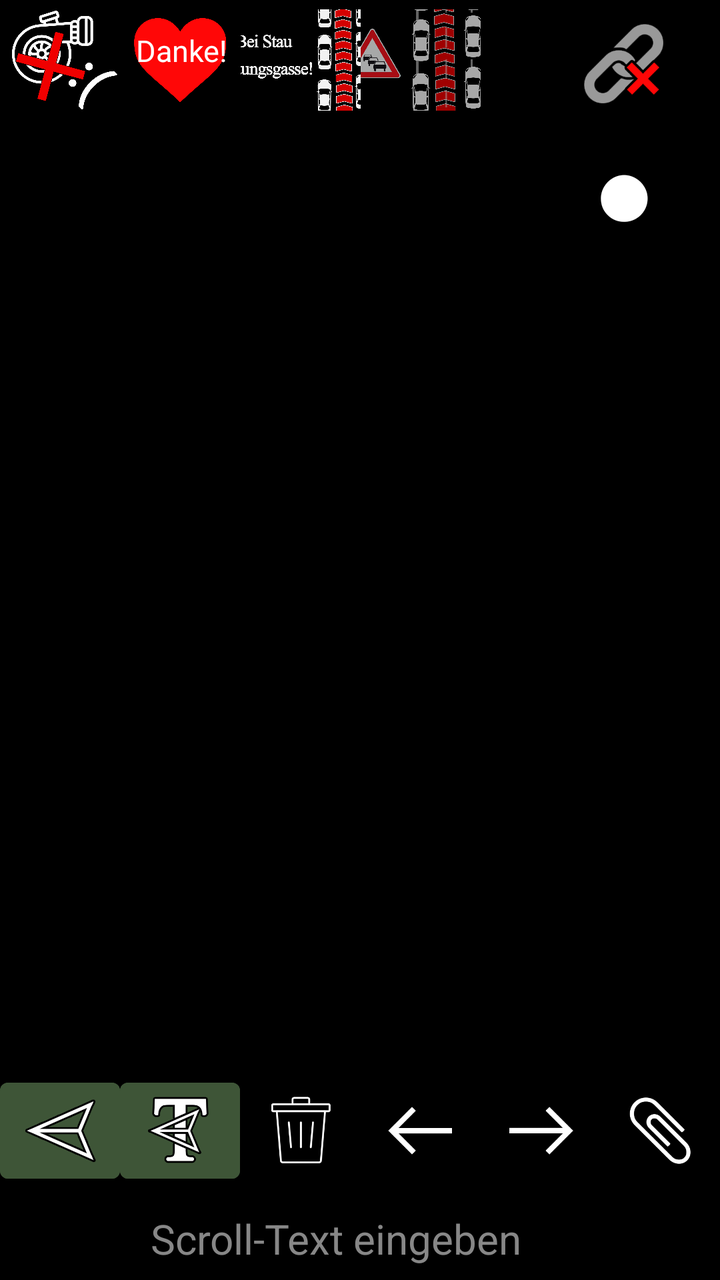
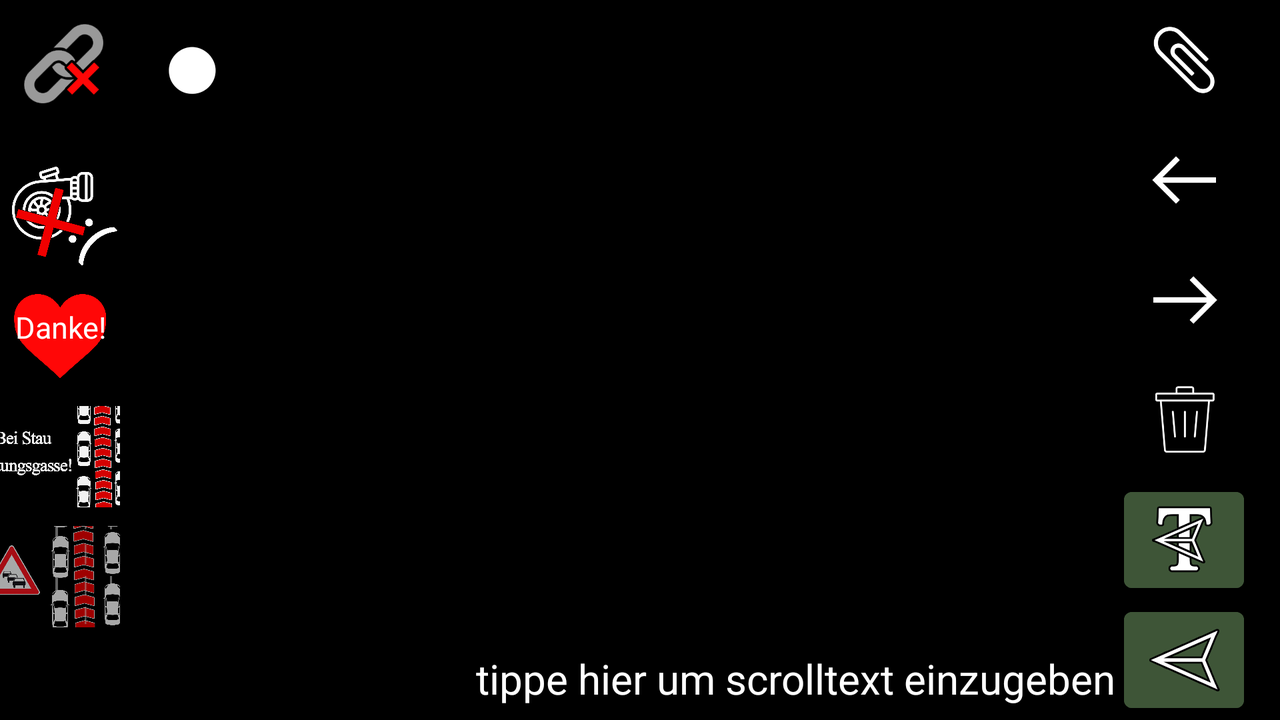

Two renders of one Android screen. The first uses the default layout on a phone; the second uses the alternative layout the repository ships for a different screen configuration, on a matching device. The two XML files are below.
<!-- AndroidManifest.xml: fallback theme Theme.MaterialComponents.DayNight.NoActionBar -->
<!-- res/layout/main.xml -->
<?xml version="1.0" encoding="utf-8"?>
<LinearLayout xmlns:android="http://schemas.android.com/apk/res/android"
    xmlns:app="http://schemas.android.com/apk/res-auto"
    xmlns:tools="http://schemas.android.com/tools"
    android:id="@+id/lin"
    android:layout_width="fill_parent"
    android:layout_height="fill_parent"
    android:background="@color/colorPrimaryDark"
    android:orientation="vertical">

    <androidx.constraintlayout.widget.ConstraintLayout
        android:layout_width="match_parent"
        android:layout_height="match_parent"
        android:layout_weight="1">

        <LinearLayout
            android:id="@+id/linearLayout2"
            android:layout_width="1920px" android:layout_height="1080px"
            android:layout_marginStart="-420px" android:layout_marginTop="420px"
            android:orientation="horizontal"
            android:rotation="90"
            app:layout_constraintStart_toStartOf="parent" app:layout_constraintTop_toTopOf="parent">

            <ImageView
                android:id="@+id/imageView"
                android:layout_width="match_parent" android:layout_height="match_parent"
                android:scaleType="centerCrop"
                android:src="@drawable/blackground"
                app:layout_constraintEnd_toEndOf="parent"
                app:layout_constraintStart_toStartOf="parent"
                app:layout_constraintTop_toTopOf="parent" />

            <TextView
                android:id="@+id/scrollText"
                android:layout_width="100000dp"
                android:layout_height="wrap_content"
                android:alpha="0"
                android:shadowColor="#000000"
                android:shadowRadius="50"
                android:text="TextView"
                android:textColor="@color/colorWhite"
                android:textSize="600px"
                app:layout_constraintStart_toStartOf="parent"
                app:layout_constraintTop_toTopOf="parent" />

        </LinearLayout>

        <LinearLayout
            android:id="@+id/linearLayout4"
            android:layout_width="fill_parent"
            android:layout_height="wrap_content"
            android:layout_marginEnd="90dp"
            android:gravity="left"
            android:orientation="horizontal"
            app:layout_constraintEnd_toEndOf="parent"
            app:layout_constraintStart_toStartOf="parent"
            app:layout_constraintTop_toTopOf="parent">

            <Button
                android:id="@+id/button_preselect0"
                style="@style/Widget.AppCompat.Button.Borderless.Colored"
                android:layout_width="60dp"
                android:layout_height="60dp"
                tools:ignore="SpeakableTextPresentCheck" />

            <Button
                android:id="@+id/button_preselect1"
                style="@style/Widget.AppCompat.Button.Borderless.Colored"
                android:layout_width="60dp"
                android:layout_height="60dp"
                tools:ignore="SpeakableTextPresentCheck" />

            <Button
                android:id="@+id/button_preselect2"
                style="@style/Widget.AppCompat.Button.Borderless.Colored"
                android:layout_width="60dp"
                android:layout_height="60dp"
                tools:ignore="SpeakableTextPresentCheck" />

            <Button
                android:id="@+id/button_preselect3"
                style="@style/Widget.AppCompat.Button.Borderless.Colored"
                android:layout_width="60dp"
                android:layout_height="60dp"
                tools:ignore="SpeakableTextPresentCheck" />

            <Button
                android:id="@+id/button_preselect4"
                style="@style/Widget.AppCompat.Button.Borderless.Colored"
                android:layout_width="60dp"
                android:layout_height="60dp"
                tools:ignore="SpeakableTextPresentCheck" />
        </LinearLayout>

        <LinearLayout
            android:id="@+id/linearLayout5"
            android:layout_width="fill_parent"
            android:layout_height="wrap_content"
            android:layout_marginEnd="90dp"
            android:gravity="left"
            android:orientation="horizontal"
            app:layout_constraintEnd_toEndOf="parent"
            app:layout_constraintStart_toStartOf="parent"
            app:layout_constraintTop_toTopOf="parent">

            <ImageView android:clickable="false"
                android:scaleX="1.5" android:scaleY="1.5"
                android:layout_width="60dp" android:layout_height="60dp"
                android:src="@drawable/turbo"/>

            <FrameLayout
                android:layout_width="60dp"
                android:layout_height="60dp">
                <ImageView android:clickable="false"
                    android:scaleX="1.5" android:scaleY="1.5"
                    android:layout_width="60dp" android:layout_height="60dp"
                    android:src="@drawable/heart"/>
            </FrameLayout>

            <TextView android:clickable="false"
                android:layout_width="60dp" android:layout_height="60dp"
                android:paddingTop="20dp" android:paddingLeft="15dp"
                android:layout_marginLeft="-60dp"
                android:scaleX="1.5"
                android:scaleY="1.5"
                android:text="Danke!"
                android:textColor="#FFFFFF"
                android:textSize="10sp" />

            <FrameLayout
                android:layout_width="60dp"
                android:layout_height="60dp">
                <ImageView android:clickable="false"
                    android:scaleX="1.5" android:scaleY="1.5"
                    android:layout_width="60dp" android:layout_height="60dp"
                    android:src="@drawable/rettungsgasse"/>
            </FrameLayout>

            <FrameLayout
                android:layout_width="60dp"
                android:layout_height="60dp">
                <ImageView android:clickable="false"
                    android:scaleX="1.5" android:scaleY="1.5"
                    android:layout_width="60dp" android:layout_height="60dp"
                    android:src="@drawable/rettungsgasse_imageonly"/>
            </FrameLayout>

            <ImageView android:clickable="false"
                android:scaleX="1.5" android:scaleY="1.5"
                android:layout_width="60dp" android:layout_height="60dp"/>
        </LinearLayout>

        <Button
            android:id="@+id/button_connect"
            style="@style/Widget.AppCompat.Button.Borderless.Colored"
            android:layout_width="64dp"
            android:layout_height="64dp"
            android:layout_centerInParent="true"
            android:layout_marginEnd="16dp"
            android:adjustViewBounds="true"
            android:scaleType="fitXY"
            android:textSize="18sp"
            app:layout_constraintEnd_toEndOf="parent"
            app:layout_constraintTop_toTopOf="parent"
            tools:ignore="SpeakableTextPresentCheck" />

        <ImageView
            android:id="@+id/image_connect"
            android:layout_width="64dp"
            android:layout_height="64dp"
            android:layout_alignParentEnd="true"
            android:layout_alignParentRight="true"
            android:layout_centerVertical="true"
            android:layout_gravity="right"
            android:layout_marginEnd="16dp"
            android:clickable="false"
            android:scaleX="0.75" android:scaleY="0.75"
            android:src="@drawable/disconnect"
            app:layout_constraintEnd_toEndOf="parent"
            app:layout_constraintTop_toTopOf="parent" />

        <Button
            android:id="@+id/button_color"
            style="@style/Widget.AppCompat.Button.Borderless.Colored"
            android:layout_width="64dp"
            android:layout_height="64dp"
            android:layout_marginEnd="16dp"
            android:gravity="center"
            android:paddingVertical="0dp"
            android:paddingBottom="-5dp"
            android:text="⬤"
            android:textColor="#ffffff"
            android:textSize="35dp"
            app:layout_constraintEnd_toEndOf="parent"
            app:layout_constraintTop_toBottomOf="@+id/button_connect"/>

        <EditText
            android:id="@+id/editText"
            android:layout_width="match_parent"
            android:layout_height="wrap_content"
            android:layout_marginLeft="24dp"
            android:layout_marginEnd="24dp"
            android:gravity="center"
            android:hint="Scroll-Text eingeben"
            android:inputType="text"
            android:textColor="@color/colorWhite"
            android:textColorHint="@color/colorAccent"
            android:textSize="10pt"
            app:layout_constraintBottom_toBottomOf="parent"
            app:layout_constraintEnd_toEndOf="parent"
            app:layout_constraintLeft_toLeftOf="parent" />

        <LinearLayout
            android:id="@+id/linearLayout3"
            android:layout_width="fill_parent"
            android:layout_height="wrap_content"
            android:layout_gravity="top"
            android:gravity="center"
            android:orientation="horizontal"
            app:layout_constraintBottom_toTopOf="@+id/editText"
            app:layout_constraintEnd_toEndOf="parent"
            app:layout_constraintStart_toStartOf="parent">

            <Button
                android:id="@+id/button_send"
                android:layout_width="60dp"
                android:layout_height="60dp"
                android:backgroundTint="@color/colorGreen"
                tools:ignore="SpeakableTextPresentCheck" />

            <Button
                android:id="@+id/button_sendText"
                android:layout_width="60dp"
                android:layout_height="60dp"
                android:backgroundTint="@color/colorGreen"
                tools:ignore="SpeakableTextPresentCheck" />

            <Button
                android:id="@+id/button_clear"
                style="@style/Widget.AppCompat.Button.Borderless.Colored"
                android:layout_width="60dp"
                android:layout_height="60dp"
                tools:ignore="SpeakableTextPresentCheck" />

            <Button
                android:id="@+id/button_undo"
                style="@style/Widget.AppCompat.Button.Borderless.Colored"
                android:layout_width="60dp"
                android:layout_height="60dp"
                android:alpha="0.3"
                tools:ignore="SpeakableTextPresentCheck" />

            <Button
                android:id="@+id/button_redo"
                style="@style/Widget.AppCompat.Button.Borderless.Colored"
                android:layout_width="60dp"
                android:layout_height="60dp"
                android:alpha="0.3"
                tools:ignore="SpeakableTextPresentCheck" />

            <Button
                android:id="@+id/button_add"
                style="@style/Widget.AppCompat.Button.Borderless.Colored"
                android:layout_width="60dp"
                android:layout_height="60dp"
                tools:ignore="SpeakableTextPresentCheck" />
        </LinearLayout>

        <LinearLayout
            android:layout_width="fill_parent"
            android:layout_height="wrap_content"
            android:layout_gravity="top"
            android:clickable="false"
            android:gravity="center"
            android:orientation="horizontal"
            app:layout_constraintBottom_toTopOf="@+id/editText"
            app:layout_constraintEnd_toEndOf="parent"
            app:layout_constraintStart_toStartOf="parent">

            <ImageView
                style="@style/Widget.AppCompat.Button.Borderless.Colored"
                android:layout_width="60dp"
                android:layout_height="60dp"
                android:clickable="false"
                android:src="@drawable/send"
                tools:ignore="SpeakableTextPresentCheck" />

            <ImageView
                style="@style/Widget.AppCompat.Button.Borderless.Colored"
                android:layout_width="60dp"
                android:layout_height="60dp"
                android:clickable="false"
                android:src="@drawable/sendtext"
                tools:ignore="SpeakableTextPresentCheck" />

            <ImageView
                style="@style/Widget.AppCompat.Button.Borderless.Colored"
                android:layout_width="60dp"
                android:layout_height="60dp"
                android:clickable="false"
                android:src="@drawable/trash"
                tools:ignore="SpeakableTextPresentCheck" />

            <ImageView
                style="@style/Widget.AppCompat.Button.Borderless.Colored"
                android:layout_width="60dp"
                android:layout_height="60dp"
                android:clickable="false"
                android:src="@drawable/undo"
                tools:ignore="SpeakableTextPresentCheck" />

            <ImageView
                style="@style/Widget.AppCompat.Button.Borderless.Colored"
                android:layout_width="60dp"
                android:layout_height="60dp"
                android:clickable="false"
                android:src="@drawable/redo"
                tools:ignore="SpeakableTextPresentCheck" />

            <ImageView
                style="@style/Widget.AppCompat.Button.Borderless.Colored"
                android:layout_width="60dp"
                android:layout_height="60dp"
                android:clickable="false"
                android:src="@drawable/add"
                tools:ignore="SpeakableTextPresentCheck" />
        </LinearLayout>

    </androidx.constraintlayout.widget.ConstraintLayout>

</LinearLayout>
<!-- resources referenced by this layout -->
<resources>
  <color name="colorAccent">#878787</color>
  <color name="colorGreen">#3E5537</color>
  <color name="colorPrimaryDark">#000000</color>
  <color name="colorWhite">#FFFFFF</color>
  <!-- drawable add: png bitmap (drawable, 24263 bytes) -->
  <!-- drawable blackground: png bitmap (drawable, 22117 bytes) -->
  <!-- drawable disconnect: png bitmap (drawable, 26162 bytes) -->
  <!-- drawable heart: png bitmap (drawable, 45390 bytes) -->
  <!-- drawable redo: png bitmap (drawable, 19488 bytes) -->
  <!-- drawable rettungsgasse: png bitmap (drawable, 179905 bytes) -->
  <!-- drawable rettungsgasse_imageonly: png bitmap (drawable, 305020 bytes) -->
  <!-- drawable send: png bitmap (drawable, 26631 bytes) -->
  <!-- drawable sendtext: png bitmap (drawable, 26207 bytes) -->
  <!-- drawable trash: png bitmap (drawable, 23521 bytes) -->
  <!-- drawable turbo: png bitmap (drawable, 167439 bytes) -->
  <!-- drawable undo: png bitmap (drawable, 19228 bytes) -->
</resources>
<!-- res/layout-land/main.xml (the repository's variant of the layout above) -->
<!-- drawn on the phone turned sideways -->
<?xml version="1.0" encoding="utf-8"?>
<androidx.constraintlayout.widget.ConstraintLayout xmlns:app="http://schemas.android.com/apk/res-auto"
    xmlns:tools="http://schemas.android.com/tools"
    xmlns:android="http://schemas.android.com/apk/res/android"
    android:id="@+id/lin"
    android:layout_width="fill_parent"
    android:layout_height="fill_parent"
    android:background="@color/colorPrimaryDark"
    android:orientation="horizontal">

    <ImageView
        android:id="@+id/imageView"
        android:layout_width="1920px"
        android:layout_height="1080px"
        android:scaleType="centerCrop"
        android:src="@drawable/blackground"
        app:layout_constraintBottom_toBottomOf="parent"
        app:layout_constraintStart_toStartOf="parent"
        app:layout_constraintTop_toTopOf="parent" />

    <Button
        android:id="@+id/button_connect"
        style="@style/Widget.AppCompat.Button.Borderless.Colored"
        android:layout_width="64dp"
        android:layout_height="64dp"
        android:layout_centerInParent="true"
        android:adjustViewBounds="true"
        android:scaleType="fitXY"
        android:textSize="18sp"
        app:layout_constraintStart_toStartOf="parent"
        app:layout_constraintTop_toTopOf="parent"
        tools:ignore="SpeakableTextPresentCheck" />

    <ImageView
        android:id="@+id/image_connect"
        android:layout_width="64dp"
        android:layout_height="64dp"
        android:layout_alignParentEnd="true"
        android:layout_alignParentRight="true"
        android:layout_centerVertical="true"
        android:layout_gravity="right"
        android:clickable="false"
        android:scaleX="0.75"
        android:scaleY="0.75"
        android:src="@drawable/disconnect"
        app:layout_constraintStart_toStartOf="parent"
        app:layout_constraintTop_toTopOf="parent" />

    <Button
        android:id="@+id/button_color"
        style="@style/Widget.AppCompat.Button.Borderless.Colored"
        android:layout_width="64dp"
        android:layout_height="64dp"
        android:gravity="center"
        android:paddingVertical="0dp"
        android:paddingBottom="-5dp"
        android:text="⬤"
        android:textColor="#ffffff"
        android:textSize="35dp"
        app:layout_constraintStart_toEndOf="@+id/button_connect"
        app:layout_constraintTop_toTopOf="parent" />

    <LinearLayout
        android:id="@+id/linearLayout4"
        android:layout_width="wrap_content"
        android:layout_height="wrap_content"
        android:layout_marginTop="32dp"
        android:gravity="left"
        android:orientation="vertical"
        app:layout_constraintBottom_toBottomOf="parent"
        app:layout_constraintStart_toStartOf="parent"
        app:layout_constraintTop_toBottomOf="@+id/button_connect">

        <Button
            android:id="@+id/button_preselect0"
            style="@style/Widget.AppCompat.Button.Borderless.Colored"
            android:layout_width="60dp"
            android:layout_height="60dp"
            tools:ignore="SpeakableTextPresentCheck" />

        <Button
            android:id="@+id/button_preselect1"
            style="@style/Widget.AppCompat.Button.Borderless.Colored"
            android:layout_width="60dp"
            android:layout_height="60dp"
            tools:ignore="SpeakableTextPresentCheck" />

        <Button
            android:id="@+id/button_preselect2"
            style="@style/Widget.AppCompat.Button.Borderless.Colored"
            android:layout_width="60dp"
            android:layout_height="60dp"
            tools:ignore="SpeakableTextPresentCheck" />

        <Button
            android:id="@+id/button_preselect3"
            style="@style/Widget.AppCompat.Button.Borderless.Colored"
            android:layout_width="60dp"
            android:layout_height="60dp"
            tools:ignore="SpeakableTextPresentCheck" />

        <Button
            android:id="@+id/button_preselect4"
            style="@style/Widget.AppCompat.Button.Borderless.Colored"
            android:layout_width="60dp"
            android:layout_height="60dp"
            tools:ignore="SpeakableTextPresentCheck" />
    </LinearLayout>

    <LinearLayout
        android:layout_width="wrap_content"
        android:layout_height="wrap_content"
        android:layout_marginTop="32dp"
        android:gravity="left"
        android:orientation="vertical"
        app:layout_constraintBottom_toBottomOf="parent"
        app:layout_constraintStart_toStartOf="parent"
        app:layout_constraintTop_toBottomOf="@+id/button_connect">

        <ImageView
            android:layout_width="60dp"
            android:layout_height="60dp"
            android:clickable="false"
            android:scaleX="1.5"
            android:scaleY="1.5"
            android:src="@drawable/turbo" />

        <ImageView
            android:layout_width="60dp"
            android:layout_height="60dp"
            android:clickable="false"
            android:maxWidth="60dp"
            android:scaleX="1.5"
            android:scaleY="1.5"
            android:src="@drawable/heart" />

        <TextView
            android:layout_width="60dp"
            android:layout_height="60dp"
            android:layout_marginTop="-60dp"
            android:clickable="false"
            android:paddingLeft="15dp"
            android:paddingTop="20dp"
            android:scaleX="1.5"
            android:scaleY="1.5"
            android:text="Danke!"
            android:textColor="#FFFFFF"
            android:textSize="10sp" />

        <ImageView android:clickable="false"
            android:layout_width="60dp" android:layout_height="60dp"
            android:scaleX="1.5" android:scaleY="1.5"
            android:src="@drawable/rettungsgasse"/>

        <ImageView android:clickable="false"
            android:scaleX="1.5" android:scaleY="1.5"
            android:layout_width="60dp" android:layout_height="60dp"
            android:src="@drawable/rettungsgasse_imageonly"/>

        <ImageView
            android:layout_width="60dp"
            android:layout_height="60dp"
            android:clickable="false"
            android:scaleX="1.5"
            android:scaleY="1.5" />
    </LinearLayout>

    <TextView
        android:id="@+id/scrollText"
        android:clickable="false"
        android:layout_width="100000dp"
        android:layout_height="wrap_content"
        android:layout_marginStart="0dp"
        android:layout_marginTop="0dp"
        android:text="TextView"
        android:textColor="@color/colorWhite"
        android:alpha="0"
        android:textSize="600px"
        android:shadowColor="#000000"
        android:shadowRadius="50"
        app:layout_constraintStart_toStartOf="parent"
        app:layout_constraintTop_toTopOf="@+id/imageView" />

    <EditText
        android:id="@+id/editText"
        android:layout_width="wrap_content"
        android:layout_height="wrap_content"
        android:layout_weight="1"
        android:hint="tippe hier um scrolltext einzugeben"
        android:inputType="text"
        android:textColor="@color/colorWhite"
        android:textColorHint="@color/colorWhite"
        android:textSize="10pt"
        app:layout_constraintBottom_toBottomOf="parent"
        app:layout_constraintEnd_toStartOf="@+id/linearLayout" />

    <LinearLayout
        android:id="@+id/linearLayout"
        android:layout_width="78dp"
        android:layout_height="wrap_content"
        android:orientation="vertical"
        android:layout_weight="1"
        app:layout_constraintBottom_toBottomOf="parent"
        app:layout_constraintEnd_toEndOf="parent"
        app:layout_constraintTop_toTopOf="parent">

        <Button
            android:id="@+id/button_add"
            style="@style/Widget.AppCompat.Button.Borderless.Colored"
            android:layout_width="60dp"
            android:layout_height="60dp"
            tools:ignore="SpeakableTextPresentCheck"/>

        <Button
            android:id="@+id/button_undo"
            style="@style/Widget.AppCompat.Button.Borderless.Colored"
            android:layout_width="60dp"
            android:layout_height="60dp"
            android:alpha="0.3"
            tools:ignore="SpeakableTextPresentCheck" />

        <Button
            android:id="@+id/button_redo"
            style="@style/Widget.AppCompat.Button.Borderless.Colored"
            android:layout_width="60dp"
            android:layout_height="60dp"
            android:alpha="0.3"
            tools:ignore="SpeakableTextPresentCheck" />

        <Button
            android:id="@+id/button_clear"
            style="@style/Widget.AppCompat.Button.Borderless.Colored"
            android:layout_width="60dp"
            android:layout_height="60dp"
            tools:ignore="SpeakableTextPresentCheck" />

        <Button
            android:id="@+id/button_sendText"
            android:layout_width="60dp"
            android:layout_height="60dp"
            android:backgroundTint="@color/colorGreen"
            tools:ignore="SpeakableTextPresentCheck" />

        <Button
            android:id="@+id/button_send"
            android:layout_width="60dp"
            android:layout_height="60dp"
            android:backgroundTint="@color/colorGreen"
            tools:ignore="SpeakableTextPresentCheck" />
    </LinearLayout>

    <LinearLayout
        android:layout_width="78dp"
        android:layout_height="wrap_content"
        android:orientation="vertical"
        app:layout_constraintBottom_toBottomOf="parent"
        app:layout_constraintEnd_toEndOf="parent"
        app:layout_constraintTop_toTopOf="parent">

        <ImageView
            style="@style/Widget.AppCompat.Button.Borderless.Colored"
            android:layout_width="60dp"
            android:layout_height="60dp"
            android:src="@drawable/add"
            android:clickable="false"
            tools:ignore="SpeakableTextPresentCheck" />

        <ImageView
            style="@style/Widget.AppCompat.Button.Borderless.Colored"
            android:layout_width="60dp"
            android:layout_height="60dp"
            android:src="@drawable/undo"
            android:clickable="false"
            tools:ignore="SpeakableTextPresentCheck" />

        <ImageView
            style="@style/Widget.AppCompat.Button.Borderless.Colored"
            android:layout_width="60dp"
            android:layout_height="60dp"
            android:src="@drawable/redo"
            android:clickable="false"
            tools:ignore="SpeakableTextPresentCheck" />

        <ImageView
            style="@style/Widget.AppCompat.Button.Borderless.Colored"
            android:layout_width="60dp"
            android:layout_height="60dp"
            android:src="@drawable/trash"
            android:clickable="false"
            tools:ignore="SpeakableTextPresentCheck" />

        <ImageView
            style="@style/Widget.AppCompat.Button.Borderless.Colored"
            android:layout_width="60dp"
            android:layout_height="60dp"
            android:src="@drawable/sendtext"
            android:clickable="false"
            tools:ignore="SpeakableTextPresentCheck" />

        <ImageView
            style="@style/Widget.AppCompat.Button.Borderless.Colored"
            android:layout_width="60dp"
            android:layout_height="60dp"
            android:src="@drawable/send"
            android:clickable="false"
            tools:ignore="SpeakableTextPresentCheck" />
    </LinearLayout>
</androidx.constraintlayout.widget.ConstraintLayout>
<!-- resources referenced by the variant -->
<!-- as the phone turned sideways resolves them -->
<resources>
  <color name="colorGreen">#3E5537</color>
  <color name="colorPrimaryDark">#000000</color>
  <color name="colorWhite">#FFFFFF</color>
  <!-- drawable add: png bitmap (drawable, 24263 bytes) -->
  <!-- drawable blackground: png bitmap (drawable, 22117 bytes) -->
  <!-- drawable disconnect: png bitmap (drawable, 26162 bytes) -->
  <!-- drawable heart: png bitmap (drawable, 45390 bytes) -->
  <!-- drawable redo: png bitmap (drawable, 19488 bytes) -->
  <!-- drawable rettungsgasse: png bitmap (drawable, 179905 bytes) -->
  <!-- drawable rettungsgasse_imageonly: png bitmap (drawable, 305020 bytes) -->
  <!-- drawable send: png bitmap (drawable, 26631 bytes) -->
  <!-- drawable sendtext: png bitmap (drawable, 26207 bytes) -->
  <!-- drawable trash: png bitmap (drawable, 23521 bytes) -->
  <!-- drawable turbo: png bitmap (drawable, 167439 bytes) -->
  <!-- drawable undo: png bitmap (drawable, 19228 bytes) -->
</resources>
